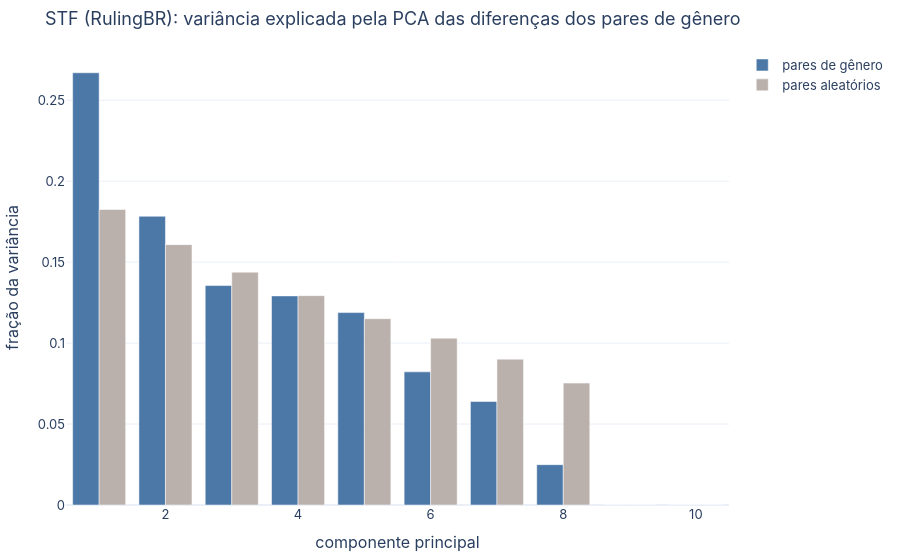

The code cell stored with this chart in its notebook:
### Markdown cell above
## 1. A direção de gênero existe no corpus jurídico?

Os pares definicionais (*mulher/homem, ela/ele, mãe/pai…*) aparecem em decisões (direito de família, previdenciário, penal). Repetimos a PCA das diferenças (Fig. 6 de Bolukbasi et al.).

### Code cell
comps, ev, used = pca_pairs(leg, pairs_leg)
g_leg = gender_direction(leg, pairs_leg); g_pt = gender_direction(pt, lex.definitional_pairs)
print(f"STF: variância explicada {np.round(ev[:4], 3)} (aleatório {random_pca_baseline(leg.dim, len(used))[0]:.3f}) · cos(ela,g)={float(leg['ela'] @ g_leg):+.2f} cos(ele,g)={float(leg['ele'] @ g_leg):+.2f}")
pca_variance_figure(ev, random_pca_baseline(leg.dim, len(used)), title="STF (RulingBR): variância explicada pela PCA das diferenças dos pares de gênero")

### Figure 1 — Plotly figure (JSON) as saved in the notebook; plotly's stock layout.template omitted (floating-point values rounded to 4 significant figures)
{"data": [{"marker": {"color": "#4C78A8"}, "name": "pares de gênero", "type": "bar", "x": [1, 2, 3, 4, 5, 6, 7, 8, 9, 10], "y": [0.267, 0.1783, 0.1355, 0.1292, 0.1189, 0.08225, 0.06392, 0.02492, 3.676e-15, 2.253e-15]}, {"marker": {"color": "#BAB0AC"}, "name": "pares aleatórios", "type": "bar", "x": [1, 2, 3, 4, 5, 6, 7, 8, 9, 10], "y": [0.1825, 0.1608, 0.1438, 0.1293, 0.1151, 0.103, 0.09009, 0.07529, 1.465e-32, 8.458e-33]}], "layout": {"barmode": "group", "font": {"family": "Inter, Helvetica, Arial, sans-serif", "size": 13}, "margin": {"b": 40, "l": 40, "r": 20, "t": 50}, "title": {"text": "STF (RulingBR): variância explicada pela PCA das diferenças dos pares de gênero"}, "xaxis": {"title": {"text": "componente principal"}}, "yaxis": {"title": {"text": "fração da variância"}}}}
